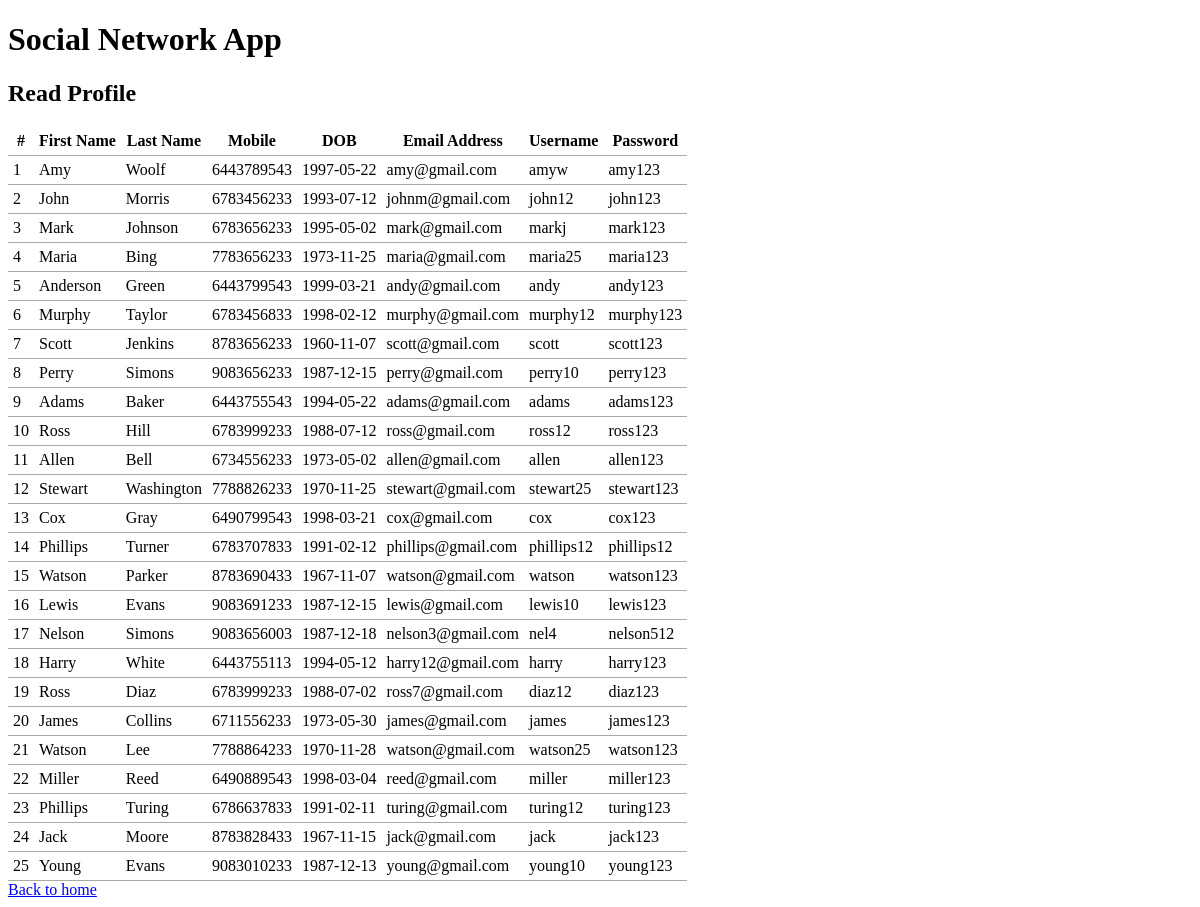
Page /code/read_profile.php on the committed database.
### tables this page shows
CREATE TABLE `profile` (
  `Profile_ID` int(11) NOT NULL,
  `firstname` varchar(30) NOT NULL,
  `lastname` varchar(30) NOT NULL,
  `Mobile` char(10) NOT NULL,
  `DOB` date DEFAULT NULL,
  `Email` varchar(50) DEFAULT NULL,
  `Username` varchar(10) NOT NULL,
  `Password` varchar(10) NOT NULL
);

### code/common.php (called while the page is built, shortened)
<?php
function escape($html) {
    return htmlspecialchars($html, ENT_QUOTES | ENT_SUBSTITUTE, "UTF-8");
}

### code/read_profile.php (the view)
<?php
require "config.php";
require "common.php";
try {
  $conn = new PDO($dsn, $username, $password, $options);
  $sql = "SELECT Profile_ID, firstname, lastname, Mobile, DOB, email, username, password FROM profile";
  $statement = $conn->prepare($sql);
  $statement->execute();
  $result = $statement->fetchAll();
}
catch(PDOException $error)
 {
  echo $sql . "<br>" . $error->getMessage();
}
?>
<?php require "templates/header.php"; ?>
<h2>Read Profile</h2>
<table>
    <thead>
        <tr>
            <th>#</th>
            <th>First Name</th>
            <th>Last Name</th>
	    <th>Mobile</th>
            <th>DOB</th>
            <th>Email Address</th>
            <th>Username</th>
            <th>Password</th>
        </tr>
    </thead>
    <tbody>
    <?php foreach ($result as $row) : ?>
        <tr>
            <td><?php echo escape($row["Profile_ID"]); ?></td>
            <td><?php echo escape($row["firstname"]); ?></td>
            <td><?php echo escape($row["lastname"]); ?></td>
            <td><?php echo escape($row["Mobile"]); ?></td>
            <td><?php echo escape($row["DOB"]); ?></td>
            <td><?php echo escape($row["email"]); ?></td>
            <td><?php echo escape($row["username"]); ?> </td>
	    <td><?php echo escape($row["password"]); ?> </td>
        </tr>
    <?php endforeach; ?>
    </tbody>
</table>
<a href="index.php">Back to home</a>
<?php require "templates/footer.php"; ?>

### code/css/style.css (style rules this page uses)
table { border-collapse: collapse; border-spacing: 0; }
td, th { padding: 5px; border-bottom: 1px solid #aaa; }

### rows in the picture
profile: Profile_ID "1", firstname "Amy", lastname "Woolf", Mobile "6443789543", DOB "1997-05-22", Email "amy@gmail.com", Username "amyw", Password "amy123"
profile: Profile_ID "2", firstname "John", lastname "Morris", Mobile "6783456233", DOB "1993-07-12", Email "johnm@gmail.com", Username "john12", Password "john123"
profile: Profile_ID "3", firstname "Mark", lastname "Johnson", Mobile "6783656233", DOB "1995-05-02", Email "mark@gmail.com", Username "markj", Password "mark123"
profile: Profile_ID "4", firstname "Maria", lastname "Bing", Mobile "7783656233", DOB "1973-11-25", Email "maria@gmail.com", Username "maria25", Password "maria123"
profile: Profile_ID "5", firstname "Anderson", lastname "Green", Mobile "6443799543", DOB "1999-03-21", Email "andy@gmail.com", Username "andy", Password "andy123"
profile: Profile_ID "6", firstname "Murphy", lastname "Taylor", Mobile "6783456833", DOB "1998-02-12", Email "murphy@gmail.com", Username "murphy12", Password "murphy123"
profile: Profile_ID "7", firstname "Scott", lastname "Jenkins", Mobile "8783656233", DOB "1960-11-07", Email "scott@gmail.com", Username "scott", Password "scott123"
profile: Profile_ID "8", firstname "Perry", lastname "Simons", Mobile "9083656233", DOB "1987-12-15", Email "perry@gmail.com", Username "perry10", Password "perry123"
profile: Profile_ID "9", firstname "Adams", lastname "Baker", Mobile "6443755543", DOB "1994-05-22", Email "adams@gmail.com", Username "adams", Password "adams123"
profile: Profile_ID "10", firstname "Ross", lastname "Hill", Mobile "6783999233", DOB "1988-07-12", Email "ross@gmail.com", Username "ross12", Password "ross123"
profile: Profile_ID "11", firstname "Allen", lastname "Bell", Mobile "6734556233", DOB "1973-05-02", Email "allen@gmail.com", Username "allen", Password "allen123"
profile: Profile_ID "12", firstname "Stewart", lastname "Washington", Mobile "7788826233", DOB "1970-11-25", Email "stewart@gmail.com", Username "stewart25", Password "stewart123"
profile: Profile_ID "13", firstname "Cox", lastname "Gray", Mobile "6490799543", DOB "1998-03-21", Email "cox@gmail.com", Username "cox", Password "cox123"
profile: Profile_ID "14", firstname "Phillips", lastname "Turner", Mobile "6783707833", DOB "1991-02-12", Email "phillips@gmail.com", Username "phillips12", Password "phillips12"
profile: Profile_ID "15", firstname "Watson", lastname "Parker", Mobile "8783690433", DOB "1967-11-07", Email "watson@gmail.com", Username "watson", Password "watson123"
profile: Profile_ID "16", firstname "Lewis", lastname "Evans", Mobile "9083691233", DOB "1987-12-15", Email "lewis@gmail.com", Username "lewis10", Password "lewis123"
profile: Profile_ID "17", firstname "Nelson", lastname "Simons", Mobile "9083656003", DOB "1987-12-18", Email "nelson3@gmail.com", Username "nel4", Password "nelson512"
profile: Profile_ID "18", firstname "Harry", lastname "White", Mobile "6443755113", DOB "1994-05-12", Email "harry12@gmail.com", Username "harry", Password "harry123"
profile: Profile_ID "19", firstname "Ross", lastname "Diaz", Mobile "6783999233", DOB "1988-07-02", Email "ross7@gmail.com", Username "diaz12", Password "diaz123"
profile: Profile_ID "20", firstname "James", lastname "Collins", Mobile "6711556233", DOB "1973-05-30", Email "james@gmail.com", Username "james", Password "james123"
profile: Profile_ID "21", firstname "Watson", lastname "Lee", Mobile "7788864233", DOB "1970-11-28", Email "watson@gmail.com", Username "watson25", Password "watson123"
profile: Profile_ID "22", firstname "Miller", lastname "Reed", Mobile "6490889543", DOB "1998-03-04", Email "reed@gmail.com", Username "miller", Password "miller123"
profile: Profile_ID "23", firstname "Phillips", lastname "Turing", Mobile "6786637833", DOB "1991-02-11", Email "turing@gmail.com", Username "turing12", Password "turing123"
profile: Profile_ID "24", firstname "Jack", lastname "Moore", Mobile "8783828433", DOB "1967-11-15", Email "jack@gmail.com", Username "jack", Password "jack123"
profile: Profile_ID "25", firstname "Young", lastname "Evans", Mobile "9083010233", DOB "1987-12-13", Email "young@gmail.com", Username "young10", Password "young123"
